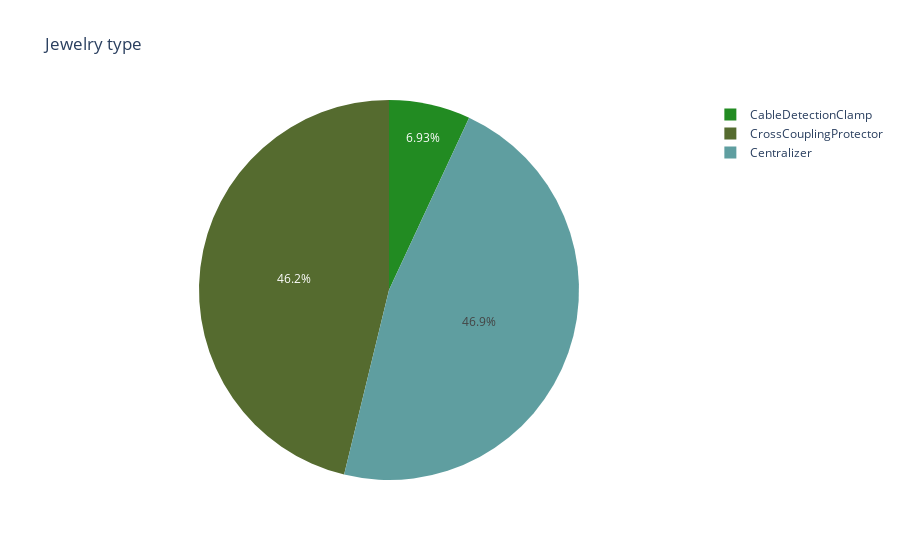

Notebook code cell kept with this figure:
### Code cell
features['type'].value_counts()
C, CCP, CDC= features['type'].value_counts()

pie = make_subplots(rows=1, cols=1, specs=[[{"type": "domain"}]])

pie.add_trace(go.Pie(
     values=[CDC, CCP, C],
     labels=['CableDetectionClamp', 'CrossCouplingProtector', 'Centralizer'],
     domain=dict(x=[0, 0.5]),
     name="Blast Protector",
     hoverinfo='label+value',
     sort=False,
     marker_colors = ['forestgreen', 'darkolivegreen', 'cadetblue']
     ), 
     row=1, col=1)

pie.update_layout(title_text="Jewelry type", template="plotly")
pie.show()

### Figure 1 — Plotly figure (JSON) as saved in the notebook; plotly's stock layout.template omitted (floating-point values rounded to 4 significant figures)
{"data": [{"domain": {"x": [0, 1], "y": [0, 1]}, "hoverinfo": "label+value", "labels": ["CableDetectionClamp", "CrossCouplingProtector", "Centralizer"], "marker": {"colors": ["forestgreen", "darkolivegreen", "cadetblue"]}, "name": "Blast Protector", "sort": false, "type": "pie", "values": [21, 140, 142]}], "layout": {"title": {"text": "Jewelry type"}}}
